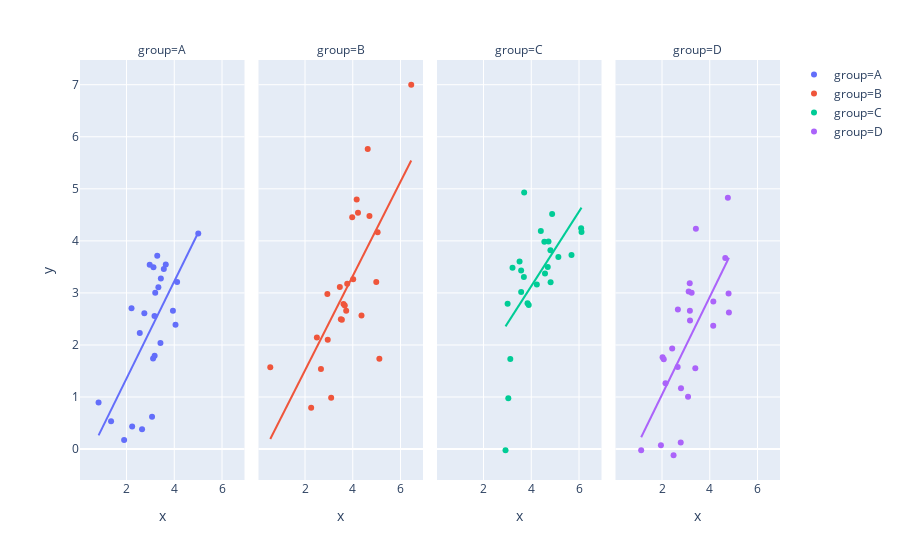

The cell this chart's notebook holds for it:
### Markdown cell above
## Scatterplot

### Code cell
plotly.offline.iplot(
    plotly.express.scatter(data1, x = "x", y = "y", color = "group", trendline = "ols", facet_col = "group")
)

### Figure 1 — Plotly figure (JSON) as saved in the notebook; plotly's stock layout.template omitted (floating-point values rounded to 4 significant figures)
{"data": [{"hoverlabel": {"namelength": 0}, "hovertemplate": "group=A<br>x=%{x}<br>y=%{y}", "legendgroup": "group=A", "marker": {"color": "#636efa", "symbol": "circle"}, "mode": "markers", "name": "group=A", "showlegend": true, "type": "scatter", "x": [2.972, 3.645, 1.901, 2.747, 3.204, 4.119, 2.651, 3.114, 2.556, 3.07, 3.172, 3.422, 3.945, 3.288, 3.335, 3.439, 5.006, 3.179, 2.211, 1.355, 0.8302, 3.563, 3.129, 4.053, 2.237], "xaxis": "x", "y": [3.54, 3.548, 0.1739, 2.612, 3.004, 3.212, 0.3821, 1.739, 2.23, 0.6224, 2.558, 2.04, 2.655, 3.712, 3.11, 3.279, 4.143, 1.793, 2.708, 0.5334, 0.8965, 3.457, 3.494, 2.39, 0.433], "yaxis": "y"}, {"hoverlabel": {"namelength": 0}, "hovertemplate": "<b>OLS trendline</b><br>y = 0.933410 * x + -0.512239<br>R<sup>2</sup>=0.471569<br><br>group=A<br>x=%{x}<br>y=%{y} <b>(trend)</b>", "legendgroup": "group=A", "marker": {"color": "#636efa", "symbol": "circle"}, "mode": "lines", "name": "group=A", "showlegend": false, "type": "scatter", "x": [0.8302, 1.355, 1.901, 2.211, 2.237, 2.556, 2.651, 2.747, 2.972, 3.07, 3.114, 3.129, 3.172, 3.179, 3.204, 3.288, 3.335, 3.422, 3.439, 3.563, 3.645, 3.945, 4.053, 4.119, 5.006], "xaxis": "x", "y": [0.2627, 0.7522, 1.262, 1.551, 1.576, 1.874, 1.962, 2.052, 2.262, 2.353, 2.394, 2.409, 2.449, 2.455, 2.478, 2.557, 2.601, 2.682, 2.698, 2.814, 2.89, 3.17, 3.271, 3.332, 4.16], "yaxis": "y"}, {"hoverlabel": {"namelength": 0}, "hovertemplate": "group=B<br>x=%{x}<br>y=%{y}", "legendgroup": "group=B", "marker": {"color": "#EF553B", "symbol": "circle"}, "mode": "markers", "name": "group=B", "showlegend": true, "type": "scatter", "x": [4.699, 2.668, 3.725, 2.258, 4.219, 6.449, 4.165, 4.985, 4.018, 3.613, 2.952, 3.544, 5.114, 3.768, 4.627, 3.666, 2.937, 3.502, 2.498, 5.042, 3.459, 0.5455, 4.367, 3.977, 3.096], "xaxis": "x2", "y": [4.479, 1.536, 2.658, 0.7962, 4.541, 6.999, 4.797, 3.211, 3.265, 2.788, 2.1, 2.485, 1.738, 3.174, 5.765, 2.76, 2.978, 2.494, 2.146, 4.166, 3.115, 1.574, 2.566, 4.456, 0.9842], "yaxis": "y2"}, {"hoverlabel": {"namelength": 0}, "hovertemplate": "<b>OLS trendline</b><br>y = 0.906529 * x + -0.301904<br>R<sup>2</sup>=0.507306<br><br>group=B<br>x=%{x}<br>y=%{y} <b>(trend)</b>", "legendgroup": "group=B", "marker": {"color": "#EF553B", "symbol": "circle"}, "mode": "lines", "name": "group=B", "showlegend": false, "type": "scatter", "x": [0.5455, 2.258, 2.498, 2.668, 2.937, 2.952, 3.096, 3.459, 3.502, 3.544, 3.613, 3.666, 3.725, 3.768, 3.977, 4.018, 4.165, 4.219, 4.367, 4.627, 4.699, 4.985, 5.042, 5.114, 6.449], "xaxis": "x2", "y": [0.1926, 1.745, 1.963, 2.117, 2.36, 2.374, 2.504, 2.833, 2.873, 2.911, 2.973, 3.021, 3.075, 3.114, 3.303, 3.34, 3.474, 3.522, 3.657, 3.892, 3.958, 4.217, 4.268, 4.334, 5.544], "yaxis": "y2"}, {"hoverlabel": {"namelength": 0}, "hovertemplate": "group=C<br>x=%{x}<br>y=%{y}", "legendgroup": "group=C", "marker": {"color": "#00cc96", "symbol": "circle"}, "mode": "markers", "name": "group=C", "showlegend": true, "type": "scatter", "x": [2.922, 4.875, 3.215, 6.105, 3.51, 4.548, 3.844, 3.691, 4.401, 3.577, 4.723, 5.685, 3.577, 3.703, 3.039, 3.895, 4.691, 4.803, 3.009, 4.81, 4.576, 4.234, 3.122, 5.135, 6.088], "xaxis": "x3", "y": [-0.02245, 4.516, 3.483, 4.172, 3.606, 3.982, 2.8, 3.308, 4.189, 3.429, 3.99, 3.727, 3.02, 4.927, 0.9748, 2.768, 3.499, 3.822, 2.794, 3.205, 3.374, 3.161, 1.729, 3.692, 4.242], "yaxis": "y3"}, {"hoverlabel": {"namelength": 0}, "hovertemplate": "<b>OLS trendline</b><br>y = 0.716872 * x + 0.262300<br>R<sup>2</sup>=0.379694<br><br>group=C<br>x=%{x}<br>y=%{y} <b>(trend)</b>", "legendgroup": "group=C", "marker": {"color": "#00cc96", "symbol": "circle"}, "mode": "lines", "name": "group=C", "showlegend": false, "type": "scatter", "x": [2.922, 3.009, 3.039, 3.122, 3.215, 3.51, 3.577, 3.577, 3.691, 3.703, 3.844, 3.895, 4.234, 4.401, 4.548, 4.576, 4.691, 4.723, 4.803, 4.81, 4.875, 5.135, 5.685, 6.088, 6.105], "xaxis": "x3", "y": [2.357, 2.42, 2.441, 2.501, 2.567, 2.778, 2.826, 2.827, 2.908, 2.917, 3.018, 3.054, 3.297, 3.418, 3.523, 3.543, 3.625, 3.648, 3.705, 3.71, 3.757, 3.943, 4.338, 4.627, 4.639], "yaxis": "y3"}, {"hoverlabel": {"namelength": 0}, "hovertemplate": "group=D<br>x=%{x}<br>y=%{y}", "legendgroup": "group=D", "marker": {"color": "#ab63fa", "symbol": "circle"}, "mode": "markers", "name": "group=D", "showlegend": true, "type": "scatter", "x": [4.15, 3.172, 2.427, 2.073, 3.161, 2.784, 2.484, 4.789, 2.147, 3.241, 2.656, 3.091, 4.759, 3.117, 2.664, 4.145, 3.168, 3.419, 4.802, 1.955, 2.795, 1.128, 2.023, 3.394, 4.65], "xaxis": "x4", "y": [2.836, 2.469, 1.934, 1.727, 3.187, 0.1274, -0.1184, 2.987, 1.264, 3.003, 1.577, 1.006, 4.827, 3.026, 2.68, 2.368, 2.656, 4.234, 2.624, 0.07196, 1.167, -0.02081, 1.766, 1.552, 3.669], "yaxis": "y4"}, {"hoverlabel": {"namelength": 0}, "hovertemplate": "<b>OLS trendline</b><br>y = 0.938106 * x + -0.829387<br>R<sup>2</sup>=0.496773<br><br>group=D<br>x=%{x}<br>y=%{y} <b>(trend)</b>", "legendgroup": "group=D", "marker": {"color": "#ab63fa", "symbol": "circle"}, "mode": "lines", "name": "group=D", "showlegend": false, "type": "scatter", "x": [1.128, 1.955, 2.023, 2.073, 2.147, 2.427, 2.484, 2.656, 2.664, 2.784, 2.795, 3.091, 3.117, 3.161, 3.168, 3.172, 3.241, 3.394, 3.419, 4.145, 4.15, 4.65, 4.759, 4.789, 4.802], "xaxis": "x4", "y": [0.2286, 1.004, 1.069, 1.116, 1.185, 1.447, 1.501, 1.662, 1.67, 1.782, 1.793, 2.07, 2.095, 2.136, 2.143, 2.147, 2.211, 2.355, 2.378, 3.059, 3.064, 3.532, 3.635, 3.663, 3.676], "yaxis": "y4"}], "layout": {"annotations": [{"showarrow": false, "text": "group=A", "x": 0.1175, "xanchor": "center", "xref": "paper", "y": 1, "yanchor": "bottom", "yref": "paper"}, {"showarrow": false, "text": "group=B", "x": 0.3725, "xanchor": "center", "xref": "paper", "y": 1, "yanchor": "bottom", "yref": "paper"}, {"showarrow": false, "text": "group=C", "x": 0.6275, "xanchor": "center", "xref": "paper", "y": 1, "yanchor": "bottom", "yref": "paper"}, {"showarrow": false, "text": "group=D", "x": 0.8825, "xanchor": "center", "xref": "paper", "y": 1, "yanchor": "bottom", "yref": "paper"}], "legend": {"tracegroupgap": 0}, "margin": {"t": 60}, "xaxis": {"anchor": "y", "domain": [0, 0.235], "title": {"text": "x"}}, "xaxis2": {"anchor": "y2", "domain": [0.255, 0.49], "matches": "x", "title": {"text": "x"}}, "xaxis3": {"anchor": "y3", "domain": [0.51, 0.745], "matches": "x", "title": {"text": "x"}}, "xaxis4": {"anchor": "y4", "domain": [0.765, 1.0], "matches": "x", "title": {"text": "x"}}, "yaxis": {"anchor": "x", "domain": [0, 1], "title": {"text": "y"}}, "yaxis2": {"anchor": "x2", "domain": [0, 1], "matches": "y", "showticklabels": false}, "yaxis3": {"anchor": "x3", "domain": [0, 1], "matches": "y", "showticklabels": false}, "yaxis4": {"anchor": "x4", "domain": [0, 1], "matches": "y", "showticklabels": false}}}
